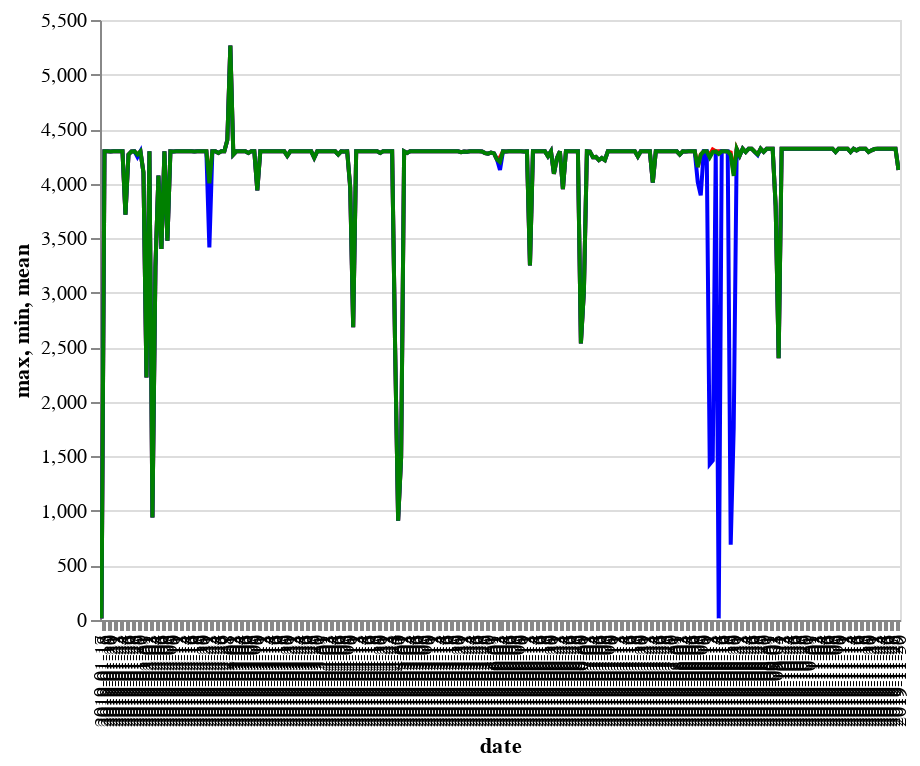

Notebook code for this chart:
### Code cell
# CHART - for all the dates with data, this chart shows
# blue - the minimum number of observations (e.g., one or more stations only had 1000 counts for this day)
# green - the average number of observations (e.g., on average, stations had 4000 counts this day)
# red - the maximum number of observations (e.g., one or more stations had 5000 counts this day)
# !note that dates are missing data altogether and the time interval between points is not always one day!

source = forplot

base = alt.Chart(source)

mean = base.mark_line().encode(
    x='date',
    y='mean',
    color=alt.value('green'),
    tooltip=['date','mean']
).interactive()

maxline = base.mark_line().encode(
x='date',
y='max',
color=alt.value('red'))

minline = base.mark_line().encode(
    x='date',
    y='min',
    color=alt.value('blue'),
    tooltip=['date','min']
).interactive()

maxline + minline + mean

### Figure 1 — Vega-Lite specification as saved in the notebook (floating-point values rounded to 4 significant figures; data arrays with more than 128 entries replaced by an {"elided": "..."} marker saying what was removed)
{"$schema": "https://vega.github.io/schema/vega-lite/v2.6.0.json", "config": {"view": {"height": 300, "width": 400}}, "datasets": {"data-5612283d223a8af0dda6ce011d78f05d": {"elided": "267 records"}}, "layer": [{"data": {"name": "data-5612283d223a8af0dda6ce011d78f05d"}, "encoding": {"color": {"value": "red"}, "x": {"field": "date", "type": "nominal"}, "y": {"field": "max", "type": "quantitative"}}, "mark": "line"}, {"data": {"name": "data-5612283d223a8af0dda6ce011d78f05d"}, "encoding": {"color": {"value": "blue"}, "tooltip": [{"field": "date", "type": "nominal"}, {"field": "min", "type": "quantitative"}], "x": {"field": "date", "type": "nominal"}, "y": {"field": "min", "type": "quantitative"}}, "mark": "line", "selection": {"selector010": {"bind": "scales", "encodings": ["x", "y"], "mark": {"fill": "#333", "fillOpacity": 0.125, "stroke": "white"}, "on": "[mousedown, window:mouseup] > window:mousemove!", "resolve": "global", "translate": "[mousedown, window:mouseup] > window:mousemove!", "type": "interval", "zoom": "wheel!"}}}, {"data": {"name": "data-5612283d223a8af0dda6ce011d78f05d"}, "encoding": {"color": {"value": "green"}, "tooltip": [{"field": "date", "type": "nominal"}, {"field": "mean", "type": "quantitative"}], "x": {"field": "date", "type": "nominal"}, "y": {"field": "mean", "type": "quantitative"}}, "mark": "line", "selection": {"selector009": {"bind": "scales", "encodings": ["x", "y"], "mark": {"fill": "#333", "fillOpacity": 0.125, "stroke": "white"}, "on": "[mousedown, window:mouseup] > window:mousemove!", "resolve": "global", "translate": "[mousedown, window:mouseup] > window:mousemove!", "type": "interval", "zoom": "wheel!"}}}]}
